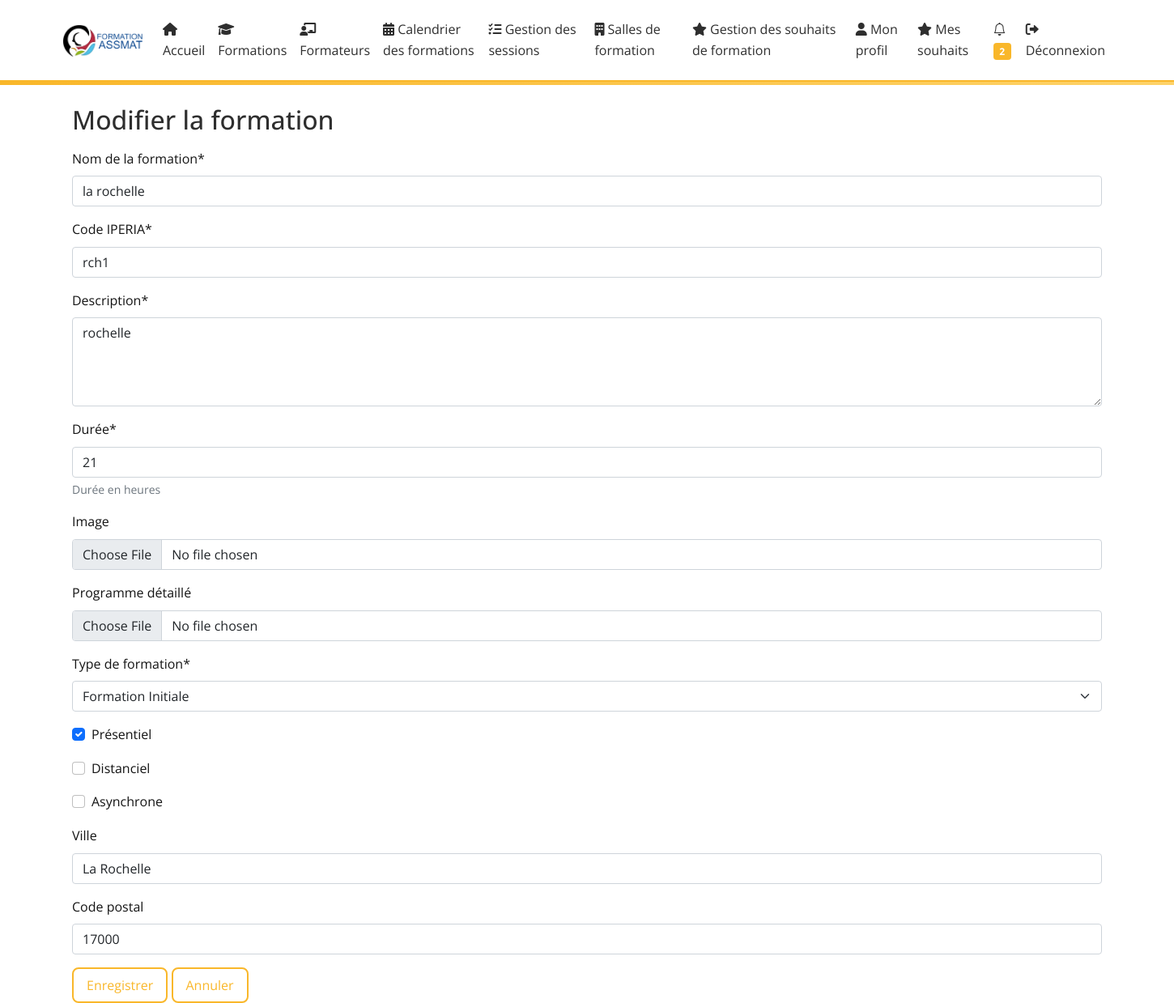
Screenshot of /formations/10/edit/ (signed in) with the database file from the repository.
### core/models.py (models this page shows, shortened)
class Formation(models.Model):
    FORMATION_TYPES = [
        ('initial', 'Formation Initiale'),
        ('continue', 'Formation Continue'),
        ('specialisation', 'Formation Spécialisation'),
    ]
    name = models.CharField(max_length=255, verbose_name="Nom de la formation")
    code_iperia = models.CharField(max_length=50, unique=True, verbose_name="Code IPERIA")
    description = models.TextField(verbose_name="Description")
    duration = models.IntegerField(help_text="Durée en heures", validators=[MinValueValidator(1)], verbose_name="Durée")
    image = models.ImageField(upload_to='formations/images/', null=True, blank=True, verbose_name="Image")
    program_file = models.FileField(upload_to='programs/', null=True, blank=True, verbose_name="Programme détaillé")
    created_at = models.DateTimeField(auto_now_add=True, verbose_name="Date de création")
    updated_at = models.DateTimeField(auto_now=True, verbose_name="Date de mise à jour")
    type = models.CharField(max_length=20, choices=FORMATION_TYPES, default='initial', verbose_name="Type de formation")
    is_presentiel = models.BooleanField(default=True, verbose_name="Présentiel")
    is_distanciel = models.BooleanField(default=False, verbose_name="Distanciel")
    is_asynchrone = models.BooleanField(default=False, verbose_name="Asynchrone")
    is_active = models.BooleanField(default=True, verbose_name="Formation active")
    city = models.CharField(max_length=100, null=True, blank=True, verbose_name="Ville")
    code_postal = models.CharField(max_length=10, null=True, blank=True, verbose_name="Code postal")
    latitude = models.FloatField(null=True, blank=True)
    longitude = models.FloatField(null=True, blank=True)
    class Meta:
        verbose_name = "Formation"
        verbose_name_plural = "Formations"
        ordering = ['name']

### core/views.py (the view)
# urls.py: path('formations/<int:pk>/edit/', views.formation_edit, name='formation_edit'),
@login_required
@staff_member_required
def formation_edit(request, pk):
    formation = get_object_or_404(Formation, pk=pk)
    if request.method == 'POST':
        form = FormationForm(request.POST, request.FILES, instance=formation)
        if form.is_valid():
            form.save()
            messages.success(request, 'Formation modifiée avec succès.')
            return redirect('core:formation_detail', pk=pk)
    else:
        form = FormationForm(instance=formation)
    return render(request, 'core/formation_form.html', {
        'form': form,
        'formation': formation,
        'title': 'Modifier la formation'
    })

### core/forms.py
class FormationForm(forms.ModelForm):
    class Meta:
        model = Formation
        fields = [
            'name', 'code_iperia', 'description', 'duration',
            'image', 'program_file', 'type',
            'is_presentiel', 'is_distanciel', 'is_asynchrone',
            'city', 'code_postal'
        ]
        widgets = {
            'description': forms.Textarea(attrs={'rows': 4}),
            'duration': forms.NumberInput(attrs={'class': 'form-control'}),
            'name': forms.TextInput(attrs={'class': 'form-control'}),
            'code_iperia': forms.TextInput(attrs={'class': 'form-control'}),
            'type': forms.Select(attrs={'class': 'form-select'}),
            'city': forms.TextInput(attrs={'class': 'form-control'}),
            'code_postal': forms.TextInput(attrs={'class': 'form-control'}),
        }

### core/context_processors.py (called while the page is built)
def unread_notifications(request):
    if request.user.is_authenticated:
        return {
            'unread_notifications_count': request.user.notifications.filter(is_read=False).count()
        }
    return {}

### core/templates/core/formation_form.html (shortened to what this page needs)
{% extends "core/base.html" %}
{% load crispy_forms_tags %}
{% block content %}
<div class="container mt-4">
    <h2>{{ title }}</h2>
    <form method="post" enctype="multipart/form-data">
        {{ form|crispy }}
        <div class="form-group mt-3">
            <button type="submit" class="btn btn-primary">Enregistrer</button>
            <a href="{% url 'core:formation_list' %}" class="btn btn-secondary">Annuler</a>
        </div>
    </form>
</div>
{% endblock %}

### core/static/core/css/custom.css (style rules this page uses)
:root { --primary-color: #F9B72A; --secondary-color: #2E2E2E; --background-color: #ffffff; --text-color: #141414; --hover-color: #fccc64; --border-radius: 8px; }
body { background-color: var(--background-color); color: var(--text-color); font-family: 'Open Sans', sans-serif; line-height: 1.6; }
.auth-buttons .nav-link, .btn { border-radius: var(--border-radius); border: 2px solid var(--primary-color); color: var(--primary-color); background: transparent; padding: 0.5rem 1rem; transition: background 0.3s, color 0.3s; }
h1, h2, h3 { color: var(--secondary-color); margin-bottom: 1rem; }
a { color: var(--primary-color); text-decoration: none; }

### rows the page displays
Formation: name "la rochelle", code_iperia "rch1", description "rochelle", duration "21", type "Formation Initiale", is_presentiel "☑", city "La Rochelle", code_postal "17000"

### other values shown
{{ unread_notifications_count }} "2"
{{ title }} "Modifier la formation"
